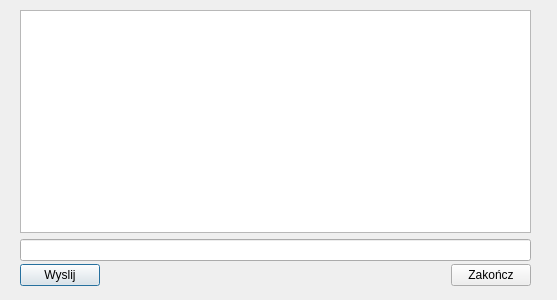
<?xml version="1.0" encoding="UTF-8"?>
<ui version="4.0">
 <class>oknoRozmowy</class>
 <widget class="QDialog" name="oknoRozmowy">
  <property name="geometry">
   <rect>
    <x>0</x>
    <y>0</y>
    <width>557</width>
    <height>300</height>
   </rect>
  </property>
  <widget class="QWidget" name="horizontalLayoutWidget">
   <property name="geometry">
    <rect>
     <x>20</x>
     <y>260</y>
     <width>511</width>
     <height>31</height>
    </rect>
   </property>
   <layout class="QHBoxLayout" name="horizontalLayout">
    <item>
     <widget class="QPushButton" name="pushWyslij">
      <property name="text">
       <string>Wyslij</string>
      </property>
     </widget>
    </item>
    <item>
     <spacer name="horizontalSpacer">
      <property name="orientation">
       <enum>Qt::Horizontal</enum>
      </property>
      <property name="sizeHint" stdset="0">
       <size>
        <width>40</width>
        <height>20</height>
       </size>
      </property>
     </spacer>
    </item>
    <item>
     <widget class="QPushButton" name="pushZakoncz">
      <property name="text">
       <string>Zakończ</string>
      </property>
     </widget>
    </item>
   </layout>
  </widget>
  <widget class="QWidget" name="verticalLayoutWidget">
   <property name="geometry">
    <rect>
     <x>20</x>
     <y>10</y>
     <width>511</width>
     <height>251</height>
    </rect>
   </property>
   <layout class="QVBoxLayout" name="verticalLayout">
    <item>
     <widget class="QTextBrowser" name="oknoWiadomosci"/>
    </item>
    <item>
     <widget class="QLineEdit" name="liniaWiadomosci"/>
    </item>
   </layout>
  </widget>
 </widget>
 <resources/>
 <connections/>
</ui>
